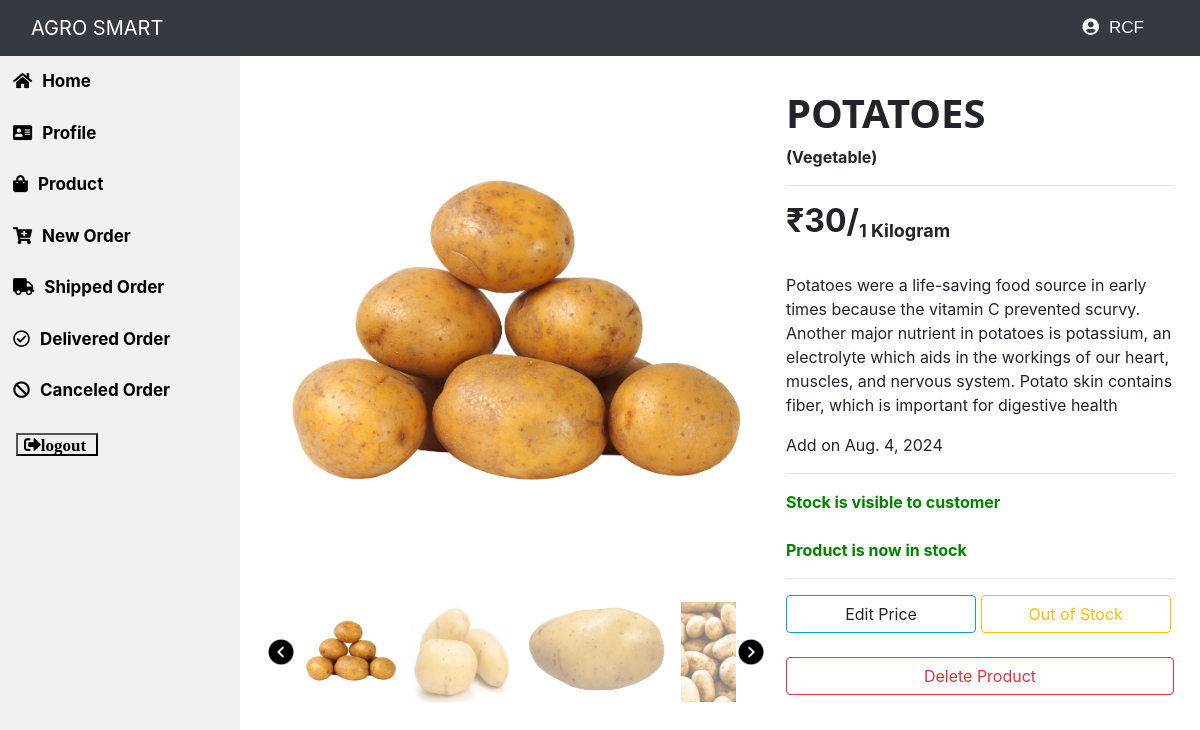
Page /1/detail_product_seller (signed in) on the earlier database version.
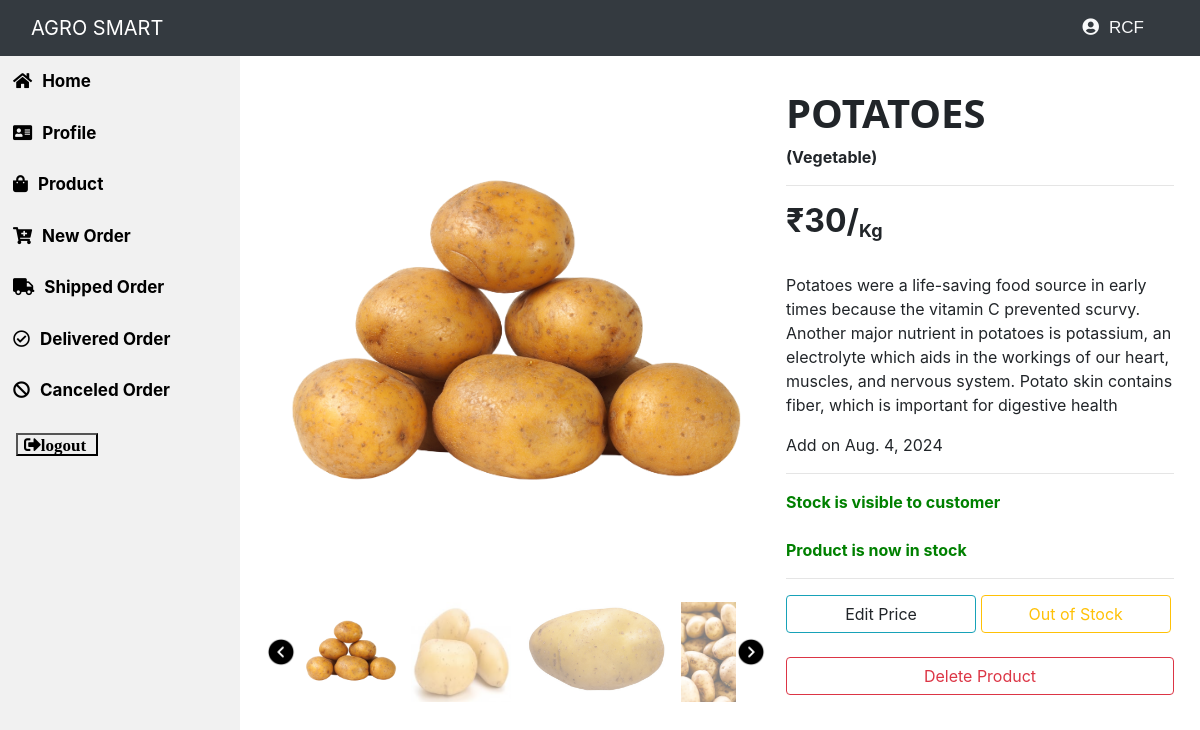
Same page on the later database version.
### app/models.py (models this page shows, shortened)
class Seller(models.Model):
    user = models.OneToOneField(User, on_delete=models.CASCADE)
    joindate = models.DateField(auto_now_add=True)
    garden = models.CharField(max_length=50, unique=True)
    logo = models.ImageField(upload_to='seller logo/')
    email = models.EmailField()
    describe = models.CharField(max_length=1000)
    address = models.CharField(max_length=500)
    gender = models.CharField(max_length=20)
    district = models.ForeignKey(District, on_delete=models.CASCADE)
    status = models.BooleanField(default=False)

class Product(models.Model):
    product_name = models.CharField(max_length=30)
    describe = models.CharField(max_length=1000)
    joindate = models.DateField(auto_now_add=True)
    image_1 = models.ImageField(upload_to='product image/')
    image_2 = models.ImageField(upload_to='product image/')
    image_3 = models.ImageField(upload_to='product image/')
    image_4 = models.ImageField(upload_to='product image/')
    seller = models.ForeignKey(Seller, on_delete=models.CASCADE)
    category = models.CharField(max_length=30)
    price = models.IntegerField()
    price_per_quantity = models.CharField(max_length=20)
    status = models.BooleanField(default=False)
    stock = models.BooleanField(default=True)
    activity = models.BooleanField(default=True)

### app/views.py (the view)
# urls.py: path('<int:id>/detail_product_seller',detail_product_seller,name='detail_product_seller'),
@login_required(login_url='seller_login')
@user_passes_test(is_seller)
def detail_product_seller(request, id):
    products = Product.objects.all().get(id=id)
    if request.method=='POST':
        form=EditPriceForm(request.POST)
        if form.is_valid():
            obj = Product.objects.all().get(id=id)
            obj.price = request.POST.get('price')
            obj.save()
            return HttpResponseRedirect('detail_product_seller')
    else:
        form=EditPriceForm()
    return render(request, 'seller/detail_product_seller.html',{'products':products,'form':form})

### app/views.py (called while the page is built)
def is_seller(user):
    return user.groups.filter(name='SELLER').exists()

### app/templates/seller/detail_product_seller.html (shortened to what this page needs)
{% extends "seller/seller_home.html" %}
{% block content %}
{% load static %}
{% load crispy_forms_tags %}
<link rel="stylesheet" type="text/css" href="{% static 'seller/product.css' %}">
    <div class="content">
      <div class="content-wrapper">
          <div class="column">
            <img id="featured" src="{{products.image_1.url}}" >
            <div id="slide-wrapper">
              <img id="slideLeft" class="arrow" src="{% static 'image/leftarrow.png' %}" >
              <div id="slider">
                <img class="thumbnail active" src="{{products.image_1.url}}" >
                <img class="thumbnail" src="{{products.image_2.url}}" >
                <img class="thumbnail" src="{{products.image_3.url}}" >
                <img class="thumbnail" src="{{products.image_4.url}}" >
              </div>
              <img id="slideRight" class="arrow" src="{% static 'image/rightarrow.png' %}" >
            </div>
          </div>
          <div class="column">
            <h1 style="text-transform: uppercase; font-family: 'Segoe UI', Tahoma, Geneva, Verdana, sans-serif; text-align: left;"><b>{{products.product_name}}</b></h1><p><b>({{products.category}})</b></p><hr>
            <h2><b>₹{{products.price}}/<sub style="font-size: 18px;">{{products.price_per_quantity}}</sub></b></h2><br>
            <p>{{products.describe}}</p>
            <p>Add on {{products.joindate}}</p><hr>
            {% if products.status is True %}
            {% if products.activity is True %}<font color='green'><b>Stock is visible to customer</b></font><br>{% endif %}
            {% endif %}<br>
            {% if products.stock is True %}<font color='green'><b>Product is now in stock</b></font>{% endif %}<hr>
            <a type="button" class="btn btn-outline-info" style="width: 49%;" onclick="openForm()">Edit Price</a>
            {% if products.stock is True %}<a type="button" class="btn btn-outline-warning" href="{% url 'outofstock' %}?product_id={{products.pk}}" style="width: 49%;">Out of Stock</a><br>{% endif %}
            {% if products.stock is not True %}<a type="button" class="btn btn-outline-success" href="{% url 'instock' %}?product_id={{products.pk}}" style="width: 49%;">Make Stock Avaliable</a><br>{% endif %}<br>
            <a type="button" class="btn btn-outline-Danger" href="{% url 'delete_product_seller' %}?product_id={{products.pk}}" style="width: 100%;">Delete Product</a>
          </div>
      </div>
    </div>
{% endblock %}

### app/templates/seller/seller_home.html (shortened to what this page needs)
{% load crispy_forms_tags %}
<html>
    <head>
        <link rel="stylesheet" href="https://use.fontawesome.com/releases/v5.7.0/css/all.css">
        <link rel="stylesheet" href="https://maxcdn.bootstrapcdn.com/bootstrap/4.0.0/css/bootstrap.min.css">
        {% load static %}
        <link rel="stylesheet" type="text/css" href="{% static 'seller/seller_home.css' %}">
    </head>
    <body>
    <nav class="navbar navbar-dark navbar-expand-md sticky-top bg-dark">
        <div class="container-fluid"><a class="navbar-brand text-center" href="#" style="margin: 0px 0px;">AGRO SMART</a>
            <div class="collapse navbar-collapse" id="navcol-1">
                <ul class="nav navbar-nav text-light ml-auto">
                    <li class="nav-item" role="presentation"><a class="user"><i class="fas fa-user-circle"></i>{{user.seller.garden}}</a></li>
                </ul>
            </div>
        </div>
    </nav>
    <div class="sidebar">
        <a href="{% url 'seller_home' %}"><i class="fas fa-home"></i>Home</a>
        <a href="{% url 'seller_profile' %}"><i class="fas fa-address-card"></i>Profile</a>
        <a href="{% url 'product' %}"><i class="fas fa-shopping-bag"></i>Product</a>
        <a href="{% url 'new_order_seller' %}"><i class="fas fa-cart-plus"></i>New Order</a>
        <a href="{% url 'shipped_order_seller' %}"><i class="fas fa-truck"></i>Shipped Order</a>
        <a href="{% url 'delivered_order_seller' %}"><i class="far fa-check-circle"></i>Delivered Order</a>
        <a href="{% url 'canceled_order_seller' %}"><i class="fas fa-ban"></i>Canceled Order</a>
        <div class="logout">
            <form method="post" action="{% url 'logout' %}">
                <button class="fas fa-sign-out-alt"  type="submit">logout</button>
            </form>
        </div>
    </div>
    {% block content %}{% endblock %}
    </body>
</html>

### app/static/seller/seller_home.css (style rules this page uses)
.sidebar { margin: 0; padding: 0; width: 20%; background-color:#f1f1f1; position: fixed; height: 93%; overflow: auto; }
.sidebar a, .dropdown-btn, .dropdown-container a { display: block; color: black; padding: 13px; font-size: 17px; font-weight: bold; text-decoration: none; border: none; background: none; width:100%; text-align: left; cursor: pointer; outline: none; }
.logout { display: block; color: black; padding: 16px; font-size: 17px; font-weight: bold; text-decoration: none; }
div.content { padding: 1px 16px; height: auto; width: 80%; float: right; }
.fas { padding-right: 10px; }
.far { padding-right: 10px; }
.nav-item { font-size: 17px; font-family:'Lucida Sans', 'Lucida Sans Regular', 'Lucida Grande', 'Lucida Sans Unicode', Geneva, Verdana, sans-serif; padding-right: 25px; }
div.content h1 { text-align: center; padding-top: 10px; font-family: 'Lucida Sans', 'Lucida Sans Regular', 'Lucida Grande', 'Lucida Sans Unicode', Geneva, Verdana, sans-serif; }
ul { list-style-type: none; list-style: none; align-items: center; }

### app/static/seller/product.css (style rules this page uses)
ul { list-style-type: none; list-style: none; align-items: center; }

### app/templates/seller/detail_product_seller.html (style rules this page uses)
.content-wrapper { display: flex; justify-content: center; align-items: center; }
.column { width: 600px; padding: 10px; }
#featured { max-width: 500px; max-height: 600px; object-fit: cover; cursor: pointer; border-radius: 5px; padding-top: 20px; }
.thumbnail { object-fit: cover; max-width: 180px; max-height: 100px; cursor: pointer; opacity: 0.5; margin: 5px; }
.active { opacity: 1; }
#slide-wrapper { max-width: 500px; display: flex; min-height: 100px; align-items: center; padding-top: 10px; }
#slider { width: 440px; display: flex; flex-wrap: nowrap; overflow-x: hidden; }
.arrow { width: 30px; height: 30px; cursor: pointer; transition: .3s; }

Differences in the rows shown:
changed Product "POTATOES": price_per_quantity "1 Kilogram" → "Kg"
